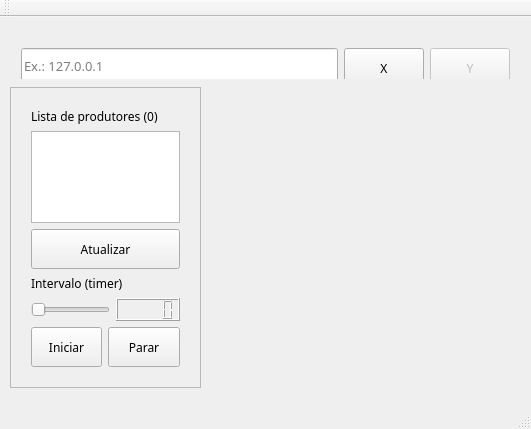
<?xml version="1.0" encoding="UTF-8"?>
<ui version="4.0">
 <class>MainWindow</class>
 <widget class="QMainWindow" name="MainWindow">
  <property name="geometry">
   <rect>
    <x>0</x>
    <y>0</y>
    <width>531</width>
    <height>429</height>
   </rect>
  </property>
  <property name="windowTitle">
   <string>MainWindow</string>
  </property>
  <property name="autoFillBackground">
   <bool>false</bool>
  </property>
  <property name="styleSheet">
   <string notr="true">this.rgb(255, 85, 127)</string>
  </property>
  <widget class="QWidget" name="centralWidget">
   <widget class="QFrame" name="frame">
    <property name="geometry">
     <rect>
      <x>10</x>
      <y>70</y>
      <width>191</width>
      <height>301</height>
     </rect>
    </property>
    <property name="frameShape">
     <enum>QFrame::StyledPanel</enum>
    </property>
    <property name="frameShadow">
     <enum>QFrame::Raised</enum>
    </property>
    <widget class="QWidget" name="layoutWidget">
     <property name="geometry">
      <rect>
       <x>10</x>
       <y>10</y>
       <width>171</width>
       <height>281</height>
      </rect>
     </property>
     <layout class="QVBoxLayout" name="verticalLayout_2">
      <item>
       <layout class="QVBoxLayout" name="verticalLayout">
        <item>
         <widget class="QLabel" name="label_5">
          <property name="font">
           <font>
            <family>Bahnschrift</family>
           </font>
          </property>
          <property name="text">
           <string>Lista de produtores (0)</string>
          </property>
         </widget>
        </item>
        <item>
         <widget class="QListWidget" name="listWidget"/>
        </item>
        <item>
         <widget class="QPushButton" name="pushButton_3">
          <property name="enabled">
           <bool>true</bool>
          </property>
          <property name="minimumSize">
           <size>
            <width>20</width>
            <height>40</height>
           </size>
          </property>
          <property name="font">
           <font>
            <family>Bahnschrift</family>
           </font>
          </property>
          <property name="cursor">
           <cursorShape>PointingHandCursor</cursorShape>
          </property>
          <property name="text">
           <string>Atualizar</string>
          </property>
         </widget>
        </item>
       </layout>
      </item>
      <item>
       <layout class="QGridLayout" name="gridLayout_2" rowstretch="80,20" columnstretch="80,20">
        <item row="1" column="1">
         <widget class="QLCDNumber" name="lcdNumber"/>
        </item>
        <item row="0" column="0" colspan="2">
         <widget class="QLabel" name="label_4">
          <property name="font">
           <font>
            <family>Bahnschrift</family>
           </font>
          </property>
          <property name="text">
           <string>Intervalo (timer)</string>
          </property>
         </widget>
        </item>
        <item row="1" column="0">
         <widget class="QSlider" name="horizontalSlider">
          <property name="orientation">
           <enum>Qt::Horizontal</enum>
          </property>
         </widget>
        </item>
       </layout>
      </item>
      <item>
       <layout class="QHBoxLayout" name="horizontalLayout_2">
        <item>
         <widget class="QPushButton" name="pushButton_4">
          <property name="enabled">
           <bool>true</bool>
          </property>
          <property name="minimumSize">
           <size>
            <width>20</width>
            <height>40</height>
           </size>
          </property>
          <property name="font">
           <font>
            <family>Bahnschrift</family>
            <bold>false</bold>
           </font>
          </property>
          <property name="cursor">
           <cursorShape>PointingHandCursor</cursorShape>
          </property>
          <property name="text">
           <string>Iniciar</string>
          </property>
         </widget>
        </item>
        <item>
         <widget class="QPushButton" name="pushButton_5">
          <property name="enabled">
           <bool>true</bool>
          </property>
          <property name="minimumSize">
           <size>
            <width>20</width>
            <height>40</height>
           </size>
          </property>
          <property name="font">
           <font>
            <family>Bahnschrift</family>
           </font>
          </property>
          <property name="cursor">
           <cursorShape>PointingHandCursor</cursorShape>
          </property>
          <property name="text">
           <string>Parar</string>
          </property>
         </widget>
        </item>
       </layout>
      </item>
     </layout>
    </widget>
   </widget>
   <widget class="GerenciaVisual" name="widget" native="true">
    <property name="geometry">
     <rect>
      <x>210</x>
      <y>70</y>
      <width>311</width>
      <height>301</height>
     </rect>
    </property>
   </widget>
   <widget class="QWidget" name="layoutWidget">
    <property name="geometry">
     <rect>
      <x>10</x>
      <y>20</y>
      <width>511</width>
      <height>42</height>
     </rect>
    </property>
    <layout class="QHBoxLayout" name="horizontalLayout">
     <item>
      <widget class="QLineEdit" name="ipInput">
       <property name="minimumSize">
        <size>
         <width>20</width>
         <height>35</height>
        </size>
       </property>
       <property name="font">
        <font>
         <family>Bahnschrift</family>
         <pointsize>10</pointsize>
        </font>
       </property>
       <property name="inputMask">
        <string notr="true"/>
       </property>
       <property name="text">
        <string notr="true"/>
       </property>
       <property name="dragEnabled">
        <bool>false</bool>
       </property>
       <property name="placeholderText">
        <string>Ex.: 127.0.0.1</string>
       </property>
       <property name="clearButtonEnabled">
        <bool>true</bool>
       </property>
      </widget>
     </item>
     <item>
      <widget class="QPushButton" name="pushButton">
       <property name="enabled">
        <bool>true</bool>
       </property>
       <property name="minimumSize">
        <size>
         <width>20</width>
         <height>40</height>
        </size>
       </property>
       <property name="font">
        <font>
         <family>Bahnschrift</family>
        </font>
       </property>
       <property name="cursor">
        <cursorShape>PointingHandCursor</cursorShape>
       </property>
       <property name="text">
        <string>X</string>
       </property>
      </widget>
     </item>
     <item>
      <widget class="QPushButton" name="pushButton_2">
       <property name="enabled">
        <bool>false</bool>
       </property>
       <property name="minimumSize">
        <size>
         <width>20</width>
         <height>40</height>
        </size>
       </property>
       <property name="font">
        <font>
         <family>Bahnschrift</family>
        </font>
       </property>
       <property name="cursor">
        <cursorShape>PointingHandCursor</cursorShape>
       </property>
       <property name="text">
        <string>Y</string>
       </property>
      </widget>
     </item>
    </layout>
   </widget>
   <widget class="QWidget" name="layoutWidget">
    <property name="geometry">
     <rect>
      <x>10</x>
      <y>6</y>
      <width>511</width>
      <height>16</height>
     </rect>
    </property>
    <layout class="QHBoxLayout" name="horizontalLayout_3" stretch="90,10">
     <item>
      <widget class="QLabel" name="label">
       <property name="font">
        <font>
         <family>Bahnschrift</family>
        </font>
       </property>
       <property name="text">
        <string>Informe o IP do servidor:</string>
       </property>
      </widget>
     </item>
     <item>
      <widget class="QLabel" name="label_3">
       <property name="palette">
        <palette>
         <active/>
         <inactive/>
         <disabled>
          <colorrole role="LinkVisited">
           <brush brushstyle="SolidPattern">
            <color alpha="255">
             <red>255</red>
             <green>170</green>
             <blue>0</blue>
            </color>
           </brush>
          </colorrole>
         </disabled>
        </palette>
       </property>
       <property name="font">
        <font>
         <family>Bahnschrift</family>
        </font>
       </property>
       <property name="cursor">
        <cursorShape>ArrowCursor</cursorShape>
       </property>
       <property name="acceptDrops">
        <bool>false</bool>
       </property>
       <property name="autoFillBackground">
        <bool>false</bool>
       </property>
       <property name="text">
        <string>&lt;html&gt;&lt;head/&gt;&lt;body&gt;&lt;p align=&quot;center&quot;&gt;&lt;span style=&quot; color:#aa0000;&quot;&gt;Desconectado&lt;/span&gt;&lt;/p&gt;&lt;/body&gt;&lt;/html&gt;</string>
       </property>
      </widget>
     </item>
    </layout>
   </widget>
  </widget>
  <widget class="QMenuBar" name="menuBar">
   <property name="geometry">
    <rect>
     <x>0</x>
     <y>0</y>
     <width>531</width>
     <height>22</height>
    </rect>
   </property>
  </widget>
  <widget class="QToolBar" name="mainToolBar">
   <attribute name="toolBarArea">
    <enum>TopToolBarArea</enum>
   </attribute>
   <attribute name="toolBarBreak">
    <bool>false</bool>
   </attribute>
  </widget>
  <widget class="QStatusBar" name="statusBar"/>
 </widget>
 <layoutdefault spacing="6" margin="11"/>
 <customwidgets>
  <customwidget>
   <class>GerenciaVisual</class>
   <extends>QWidget</extends>
   <header>gerenciavisual.h</header>
   <container>1</container>
  </customwidget>
 </customwidgets>
 <resources/>
 <connections>
  <connection>
   <sender>horizontalSlider</sender>
   <signal>valueChanged(int)</signal>
   <receiver>lcdNumber</receiver>
   <slot>display(int)</slot>
   <hints>
    <hint type="sourcelabel">
     <x>83</x>
     <y>367</y>
    </hint>
    <hint type="destinationlabel">
     <x>136</x>
     <y>366</y>
    </hint>
   </hints>
  </connection>
 </connections>
</ui>
